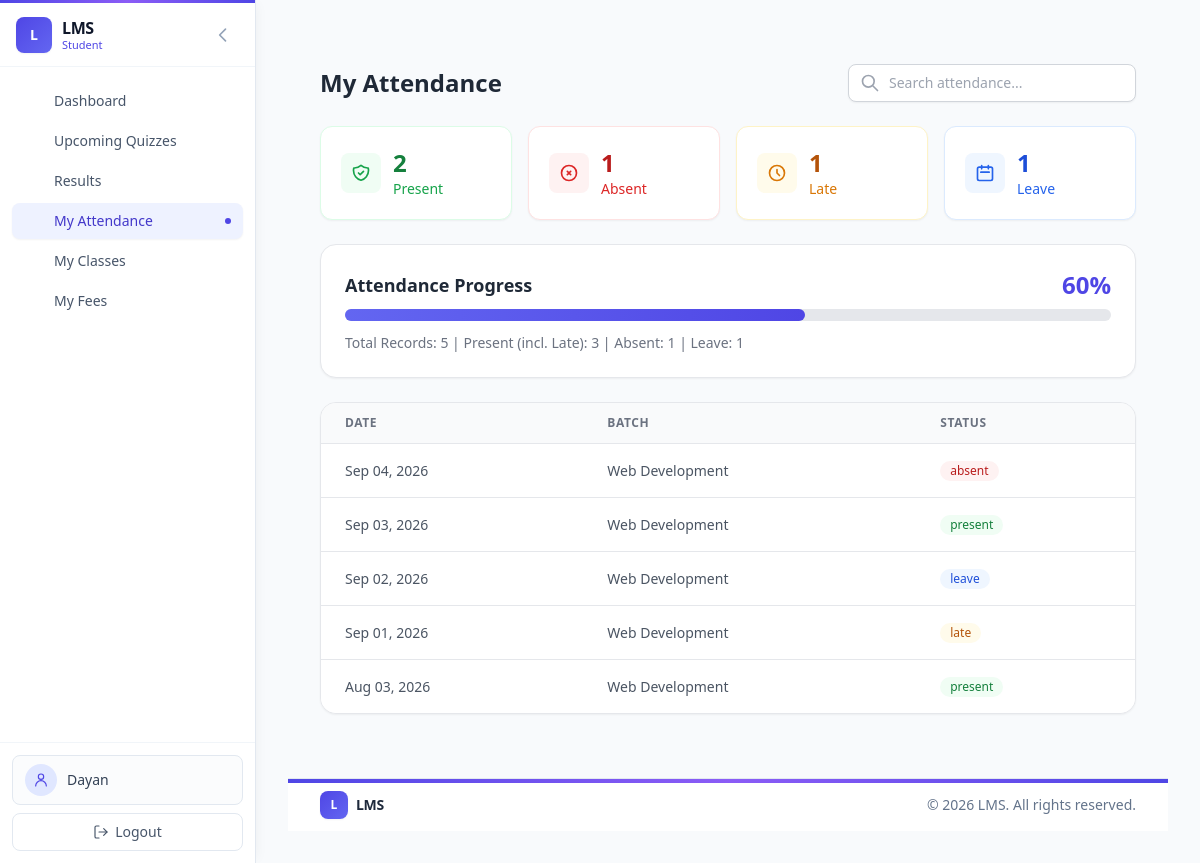
The app's page /student/controller/my_attendance.php (signed in) with its own data.
### tables this page shows
CREATE TABLE `attendance` (
  `id` int(11) NOT NULL,
  `batch_id` int(11) NOT NULL,
  `student_id` int(11) NOT NULL,
  `date` date NOT NULL,
  `status` enum('present','absent','late','leave') NOT NULL,
  `marked_by` int(11) NOT NULL,
  `created_at` timestamp NOT NULL DEFAULT current_timestamp()
);

CREATE TABLE `batches` (
  `id` int(11) NOT NULL,
  `batch_name` varchar(100) NOT NULL,
  `starting_date` date NOT NULL,
  `batch_time` varchar(50) NOT NULL,
  `teacher_id` int(11) NOT NULL,
  `status` enum('pending','approved','rejected') NOT NULL DEFAULT 'pending',
  `created_at` timestamp NOT NULL DEFAULT current_timestamp()
);

### student/controller/my_attendance.php (called while the page is built, shortened)
<?php
$student_id = $_SESSION['user_id'];
$attendanceModel = new Attendance($conn);
$attendance_records = $attendanceModel->getStudentAttendance($student_id);
$summary = $attendanceModel->getAttendanceSummary($attendance_records);
$total_records = count($attendance_records);
$present_like_count = $summary['present'] + $summary['late'];
$attendance_percentage = ($total_records > 0) ? round(($present_like_count / $total_records) * 100, 2) : 0;
include BASE_PATH . 'student/view/my_attendance.php';
?>

### includes/autoload.php (called while the page is built, shortened)
<?php
spl_autoload_register(function ($class_name) {
    $model_file = BASE_PATH . 'models/' . $class_name . '.php';
});

### models/Attendance.php (called while the page is built, shortened)
<?php
class Attendance
{
    private $conn;
    public function __construct($conn)
    {
        $this->conn = $conn;
    }
    public function getStudentAttendance($student_id)
    {
        $records = [];
        $stmt = $this->conn->prepare("
            SELECT a.date, a.status, b.batch_name
            FROM attendance a
            INNER JOIN batches b ON a.batch_id = b.id
            WHERE a.student_id = ?
            ORDER BY a.date DESC
        ");
        $stmt->bind_param("i", $student_id);
        $stmt->execute();
        $result = $stmt->get_result();
        while ($row = $result->fetch_assoc()) {
            $records[] = $row;
        }
        return $records;
    }
    public function getAttendanceSummary($records)
    {
        $summary = ['present' => 0, 'absent' => 0, 'late' => 0, 'leave' => 0];
        foreach ($records as $rec) {
            if (isset($summary[$rec['status']])) {
                $summary[$rec['status']]++;
            }
        }
        return $summary;
    }
}

### student/view/my_attendance.php (the view, shortened to what this page needs)
<div class="max-w-7xl mx-auto px-4 sm:px-6 lg:px-8 py-8">
    <div class="flex flex-col sm:flex-row sm:items-center sm:justify-between gap-4 mb-6">
        <h1 class="text-2xl font-bold text-gray-800">My Attendance</h1>
        <div class="relative w-full sm:w-72">
            <div class="absolute inset-y-0 left-0 pl-3 flex items-center pointer-events-none">
            </div>
            <input
                type="text"
                id="attendance-search"
                placeholder="Search attendance..."
                class="block w-full pl-10 pr-3 py-2 border border-gray-300 rounded-lg bg-white shadow-sm focus:outline-none focus:ring-2 focus:ring-indigo-500 focus:border-indigo-500 sm:text-sm transition-colors"
            >
        </div>
    </div>
    <?php if (empty($attendance_records)): ?>
        <div class="text-center py-16 bg-white rounded-xl shadow-sm border border-gray-200">
            <svg class="mx-auto h-12 w-12 text-gray-400" fill="none" stroke="currentColor" viewBox="0 0 24 24">
                <path stroke-linecap="round" stroke-linejoin="round" stroke-width="2" d="M9 5H7a2 2 0 00-2 2v12a2 2 0 002 2h10a2 2 0 002-2V7a2 2 0 00-2-2h-2M9 5a2 2 0 002 2h2a2 2 0 002-2M9 5a2 2 0 012-2h2a2 2 0 012 2m-3 7h3m-3 4h3m-6-4h.01M9 16h.01" />
            </svg>
            <p class="mt-4 text-gray-500 text-lg">No attendance records yet.</p>
        </div>
    <?php else: ?>
        <div class="grid grid-cols-2 sm:grid-cols-4 gap-4 mb-6">
            <div class="bg-white rounded-xl border border-green-100 shadow-sm p-5 flex items-center gap-3">
                <span class="inline-flex h-10 w-10 items-center justify-center rounded-lg bg-green-50 text-green-600">
                </span>
                <div>
                    <p class="text-2xl font-bold text-green-700"><?php echo $summary['present']; ?></p>
                    <p class="text-sm text-green-600">Present</p>
                </div>
            </div>
            <div class="bg-white rounded-xl border border-red-100 shadow-sm p-5 flex items-center gap-3">
                <span class="inline-flex h-10 w-10 items-center justify-center rounded-lg bg-red-50 text-red-600">
                    <svg class="h-5 w-5" fill="none" stroke="currentColor" viewBox="0 0 24 24">
                        <path stroke-linecap="round" stroke-linejoin="round" stroke-width="2" d="M10 14l2-2m0 0l2-2m-2 2l-2-2m2 2l2 2m7-2a9 9 0 11-18 0 9 9 0 0118 0z" />
                    </svg>
                </span>
                <div>
                    <p class="text-2xl font-bold text-red-700"><?php echo $summary['absent']; ?></p>
                    <p class="text-sm text-red-600">Absent</p>
                </div>
            </div>
            <div class="bg-white rounded-xl border border-amber-100 shadow-sm p-5 flex items-center gap-3">
                <span class="inline-flex h-10 w-10 items-center justify-center rounded-lg bg-amber-50 text-amber-600">
                    <svg class="h-5 w-5" fill="none" stroke="currentColor" viewBox="0 0 24 24">
                        <path stroke-linecap="round" stroke-linejoin="round" stroke-width="2" d="M12 8v4l3 3m6-3a9 9 0 11-18 0 9 9 0 0118 0z" />
                    </svg>
                </span>
                <div>
                    <p class="text-2xl font-bold text-amber-700"><?php echo $summary['late']; ?></p>
                    <p class="text-sm text-amber-600">Late</p>
                </div>
            </div>
            <div class="bg-white rounded-xl border border-blue-100 shadow-sm p-5 flex items-center gap-3">
                <span class="inline-flex h-10 w-10 items-center justify-center rounded-lg bg-blue-50 text-blue-600">
                    <svg class="h-5 w-5" fill="none" stroke="currentColor" viewBox="0 0 24 24">
                        <path stroke-linecap="round" stroke-linejoin="round" stroke-width="2" d="M8 7V3m8 4V3m-9 8h10M5 21h14a2 2 0 002-2V7a2 2 0 00-2-2H5a2 2 0 00-2 2v12a2 2 0 002 2z" />
                    </svg>
                </span>
                <div>
                    <p class="text-2xl font-bold text-blue-700"><?php echo $summary['leave']; ?></p>
                    <p class="text-sm text-blue-600">Leave</p>
                </div>
            </div>
        </div>
        <div class="bg-white rounded-2xl border border-gray-200 shadow-sm p-6 mb-6">
            <div class="flex items-center justify-between mb-2">
                <h2 class="text-lg font-semibold text-gray-800">Attendance Progress</h2>
                <span class="text-2xl font-bold text-indigo-600"><?php echo $attendance_percentage; ?>%</span>
            </div>
            <div class="w-full bg-gray-200 rounded-full h-3">
                <div class="bg-gradient-to-r from-indigo-500 to-indigo-600 h-3 rounded-full transition-all duration-500" style="width: <?php echo $attendance_percentage; ?>%;"></div>
            </div>
            <p class="text-sm text-gray-500 mt-3">
                Total Records: <?php echo $total_records; ?> |
                Present (incl. Late): <?php echo $present_like_count; ?> |
                Absent: <?php echo $summary['absent']; ?> |
                Leave: <?php echo $summary['leave']; ?>
            </p>
        </div>
        <div class="bg-white shadow-sm rounded-2xl overflow-hidden border border-gray-200">
            <div class="overflow-x-auto">
                <table class="min-w-full divide-y divide-gray-200" id="attendance-table">
                    <thead class="bg-gray-50">
                        <tr>
                            <th class="px-6 py-3 text-left text-xs font-semibold text-gray-500 uppercase tracking-wider">Date</th>
                            <th class="px-6 py-3 text-left text-xs font-semibold text-gray-500 uppercase tracking-wider">Batch</th>
                            <th class="px-6 py-3 text-left text-xs font-semibold text-gray-500 uppercase tracking-wider">Status</th>
                        </tr>
                    </thead>
                    <tbody class="bg-white divide-y divide-gray-200">
                        <?php foreach ($attendance_records as $record): ?>
                            <tr class="hover:bg-gray-50 transition-colors">
                                <td class="px-6 py-4 whitespace-nowrap text-sm text-gray-600">
                                    <?php echo date('M d, Y', strtotime($record['date'])); ?>
                                </td>
                                <td class="px-6 py-4 whitespace-nowrap text-sm text-gray-600">
                                    <?php echo htmlspecialchars($record['batch_name']); ?>
                                </td>
                                <td class="px-6 py-4 whitespace-nowrap text-sm">
                                    <?php
                                    $status = $record['status'];
                                    $badgeClass = 'bg-gray-100 text-gray-600';
                                    if ($status === 'present') $badgeClass = 'bg-green-50 text-green-700';
                                    elseif ($status === 'absent') $badgeClass = 'bg-red-50 text-red-700';
                                    elseif ($status === 'late') $badgeClass = 'bg-amber-50 text-amber-700';
                                    elseif ($status === 'leave') $badgeClass = 'bg-blue-50 text-blue-700';
                                    ?>
                                    <span class="inline-flex items-center px-2.5 py-0.5 rounded-full text-xs font-medium <?php echo $badgeClass; ?>">
                                        <?php echo htmlspecialchars($status); ?>
                                    </span>
                                </td>
                            </tr>
                        <?php endforeach; ?>
                    </tbody>
                </table>
            </div>
        </div>
    <?php endif; ?>
</div>

### records on screen
attendance: date "Sep 04, 2026", batch.batch_name "Web Development", status "absent"
attendance: date "Sep 03, 2026", batch.batch_name "Web Development", status "present"
attendance: date "Sep 02, 2026", batch.batch_name "Web Development", status "leave"
attendance: date "Sep 01, 2026", batch.batch_name "Web Development", status "late"
attendance: date "Aug 03, 2026", batch.batch_name "Web Development", status "present"

### other values on screen
$role "Student"
$item['label'] "Dashboard"
$item['label'] "Upcoming Quizzes"
$item['label'] "Results"
$item['label'] "My Attendance"
$item['label'] "My Classes"
$item['label'] "My Fees"
$user_name "Dayan"
$summary['present'] "2"
$summary['absent'] "1"
$summary['late'] "1"
$summary['leave'] "1"
$attendance_percentage "60"
$total_records "5"
$present_like_count "3"
